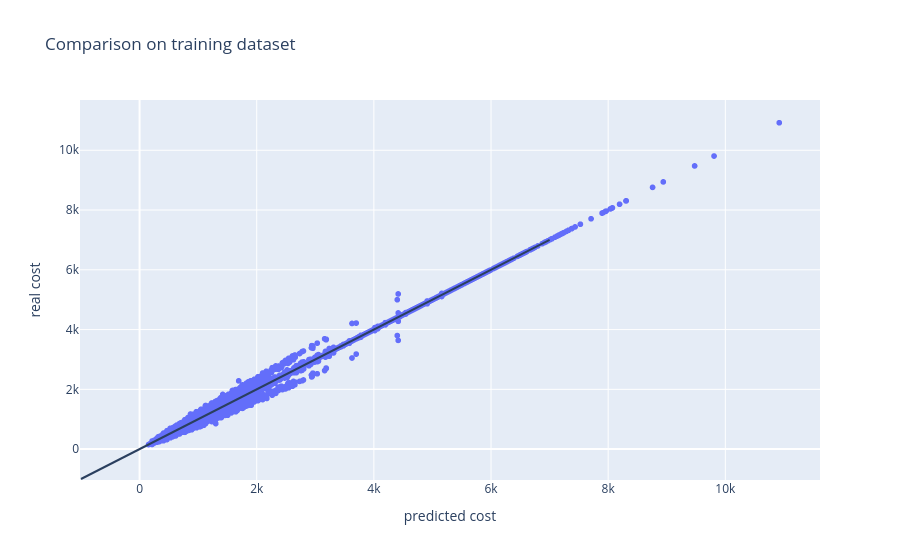

Notebook source saved alongside this figure:
### Code cell
# plot train predictions vs actual training data
plot_predictions(tree_predictions_train, y_train, "Comparison on training dataset")

### Figure 1 — Plotly figure (JSON) as saved in the notebook; plotly's stock layout.template omitted (floating-point values rounded to 4 significant figures; data arrays with more than 128 entries replaced by an {"elided": "..."} marker saying what was removed)
{"data": [{"hovertemplate": "predicted cost=%{x}<br>real cost=%{y}<extra></extra>", "legendgroup": "", "marker": {"color": "#636efa", "symbol": "circle"}, "mode": "markers", "name": "", "showlegend": false, "type": "scattergl", "x": {"elided": "40000 float values"}, "xaxis": "x", "y": {"elided": "40000 float values"}, "yaxis": "y"}], "layout": {"legend": {"tracegroupgap": 0}, "shapes": [{"type": "line", "x0": -1000, "x1": 7000, "y0": -1000, "y1": 7000}], "title": {"text": "Comparison on training dataset"}, "xaxis": {"anchor": "y", "domain": [0, 1], "title": {"text": "predicted cost"}}, "yaxis": {"anchor": "x", "domain": [0, 1], "title": {"text": "real cost"}}}}
